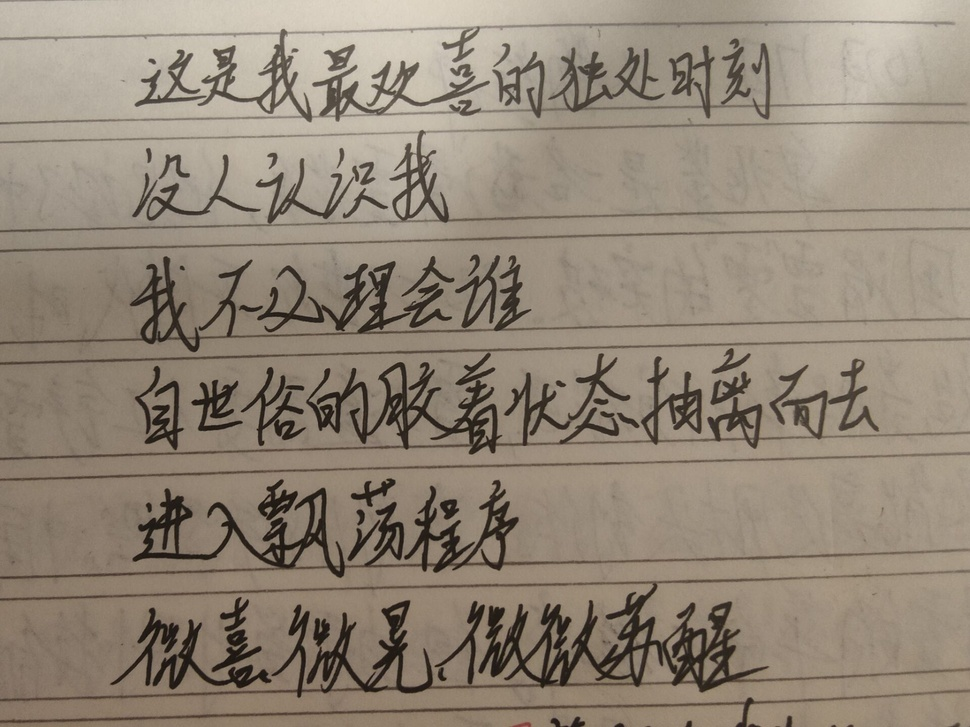
#> input picture FontImage/Multiword/Image1.jpg, 970 x 727 px, shrunk from 1920 x 1440 before the run
$ python ClassifyTemp.py
#> lines starting #> are read from the running program, lines starting #| are printed output that depends on the picture; after the words box and inside, x2 and y2 are one past the last pixel; in counts of white or black regions, pixels touching at a corner belong together
import os
import cv2
import numpy as np

img = cv2.imread("FontImage/Multiword/Image1.jpg")
#> img is the input picture: shape (727, 970, 3); mean B, G, R 119.4, 134.5, 146.8
gray_img = cv2.cvtColor(img, cv2.COLOR_BGR2GRAY)
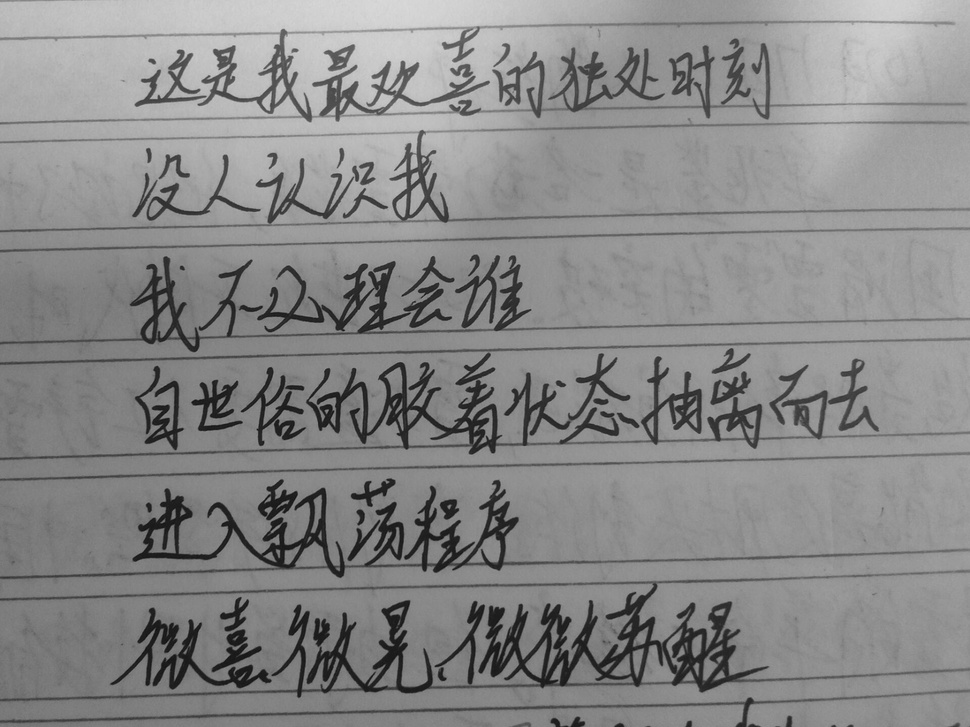
#> gray_img: shape (727, 970); min 15, max 217, mean 136.5
threshold_img = cv2.threshold(gray_img, 60, 40, cv2.THRESH_BINARY_INV)[1]
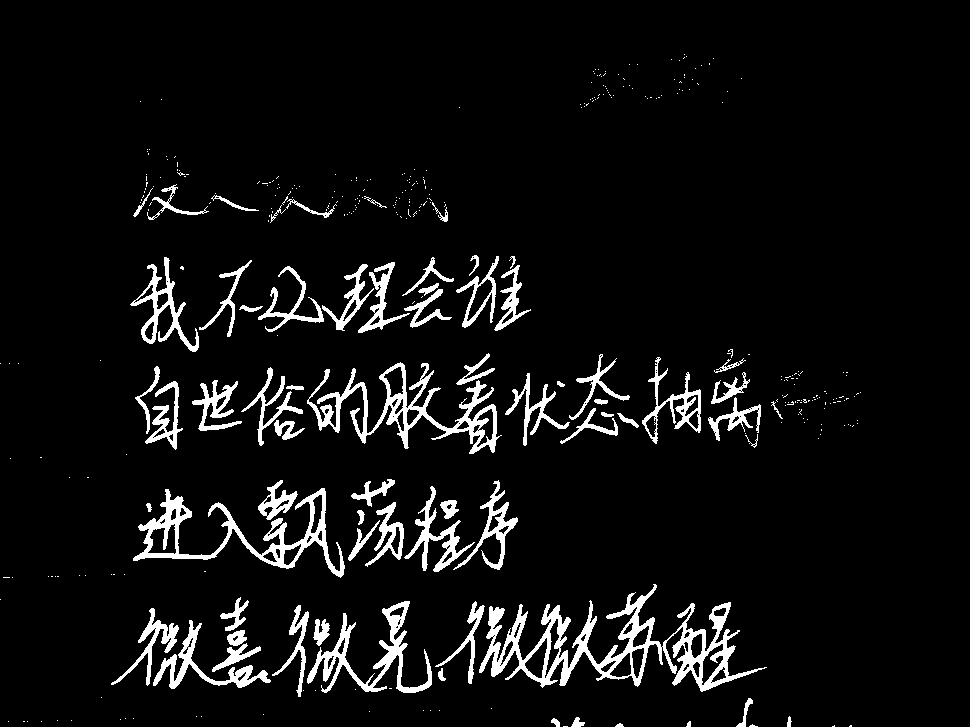
#> threshold_img: shape (727, 970); values 0 (black) and 40 (white), 6.3% white; 383 white regions (315 under 20 px), largest, box (x1, y1, x2, y2) and area: (479, 584, 767, 692) 7710, (307, 362, 502, 454) 4200, (133, 488, 345, 578) 3881

sp = img.shape
#> sp = (727, 970, 3)
t = 0
gray_value_x = np.sum(threshold_img // 255, axis=1)
#> gray_value_x = 727 values from 0 to 0
text_rect_x = []
for i in range(len(gray_value_x)):
    if gray_value_x[i] > 10:
        if not text_rect_x or i - text_rect_x[-1][1] > 5:
            text_rect_x.append([i - 1, i + 1])
        else:
            text_rect_x[-1][1] = i + 1
#> after the loop, text_rect_x = []

kernel = cv2.getStructuringElement(cv2.MORPH_RECT, (13, 3))
dilate_img = cv2.dilate(threshold_img, kernel)
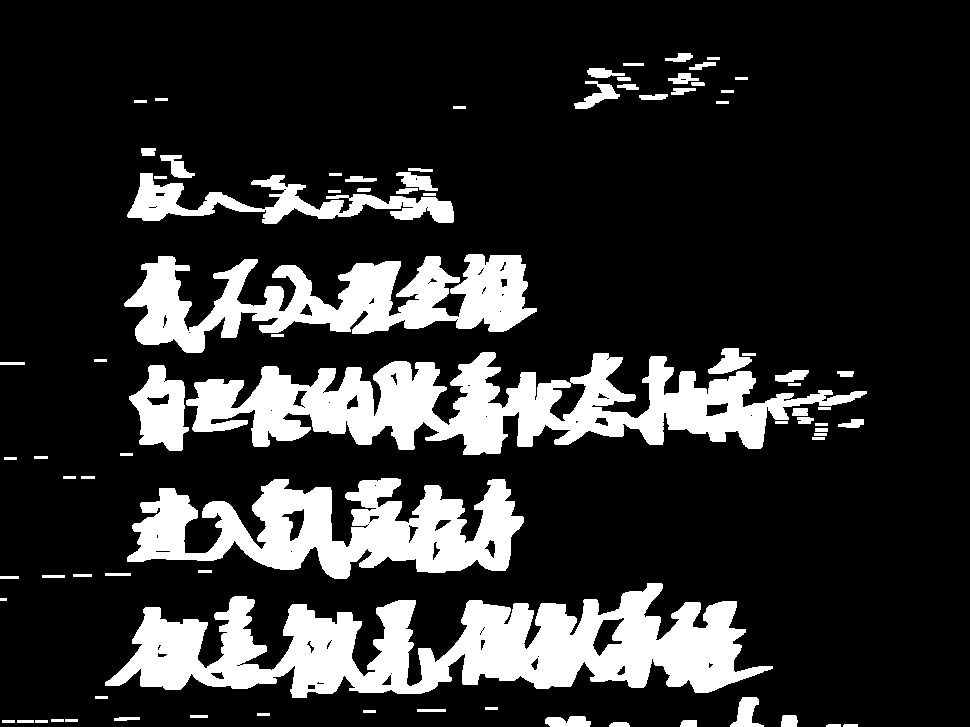
#> dilate_img: shape (727, 970); values 0 (black) and 40 (white), 18.4% white; 82 white regions, largest, box (x1, y1, x2, y2) and area: (105, 583, 773, 698) 38648, (186, 352, 867, 455) 32198, (127, 478, 524, 579) 22014

text_rect = []
for rect in text_rect_x:
    cropImg = dilate_img[rect[0]:rect[1], 0:sp[1]]
    gray_value_y = np.sum(cropImg // 255, axis=0)
    text_rect_y = []
    for i in range(len(gray_value_y)):
        if gray_value_y[i] > 2:
            if not text_rect_y or i - text_rect_y[-1][1] > 5:
                text_rect_y.append([i - 1, i + 1])
            else:
                text_rect_y[-1][1] = i + 1
    for rect_y in text_rect_y:
        text_rect.append([rect[0], rect[1], rect_y[0], rect_y[1]])
        a = abs(rect[0])
        b = abs(rect[1])
        c = abs(rect_y[0])
        d = abs(rect_y[1])
        cropImg_rect = img[a:b, c:d]

        t += 1
        filename = f"FontImage/Temp/Image{t}.jpg"
        while os.path.exists(filename):
            t += 1
            filename = f"FontImage/Temp/Image{t}.jpg"
        cv2.imwrite(filename, cropImg_rect)
#> this loop made 0 passes
#> after the loop, t = 0; text_rect = []

for rect in text_rect:
    img = cv2.rectangle(img, (rect[2], rect[0]), (rect[3], rect[1]), (255, 0, 0), thickness=2)

cv2.namedWindow("Image", 0)
cv2.imshow("Image", img)
cv2.waitKey(0)
cv2.destroyAllWindows()

$ run again, with FontImage/Multiword/Image10.jpg copied over FontImage/Multiword/Image1.jpg
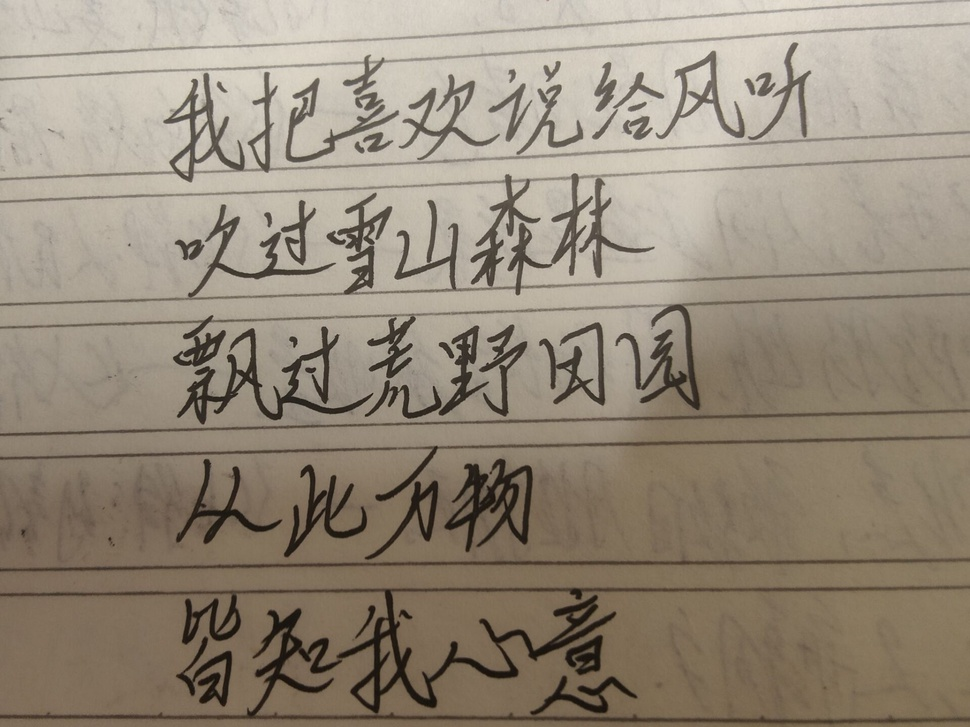
#> input picture FontImage/Multiword/Image10.jpg, 970 x 727 px, shrunk from 1920 x 1440 before the run
#> img is the input picture: shape (727, 970, 3); mean B, G, R 122.8, 138.7, 150.1
#> `threshold_img = cv2.threshold(gray_img, 60, 40, cv2.THRESH_BINARY_INV)..`:
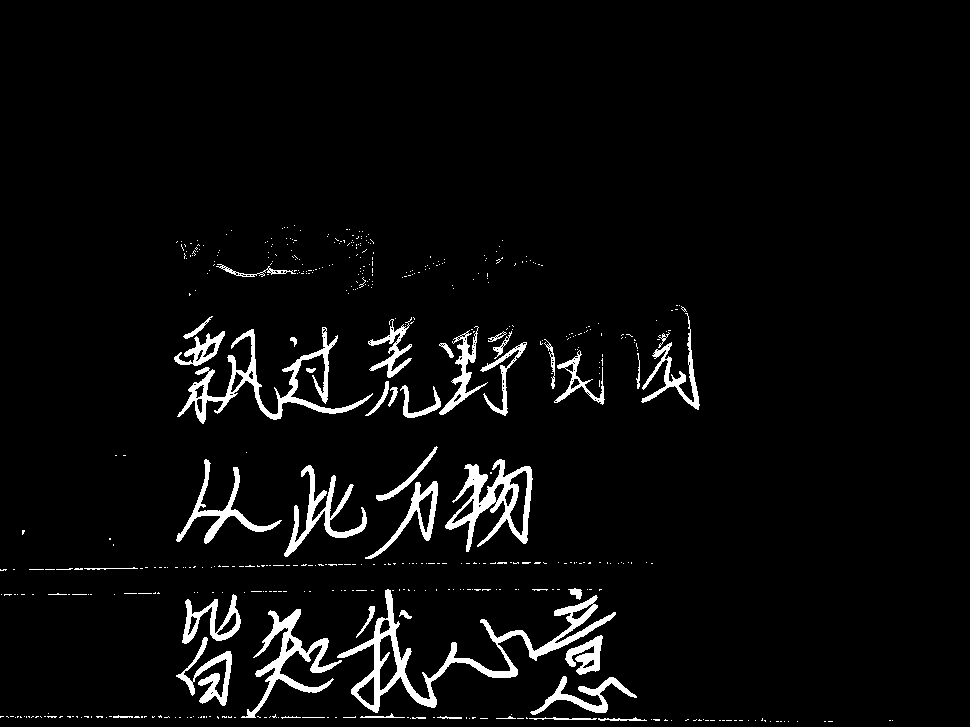
#> threshold_img: shape (727, 970); values 0 (black) and 40 (white), 4.3% white; 523 white regions (477 under 20 px), largest, box (x1, y1, x2, y2) and area: (337, 589, 616, 713) 4856, (177, 327, 373, 424) 3187, (445, 459, 533, 552) 2761
#> gray_value_x = 727 values from 0 to 0
#> after the loop `for i in range(len(gray_value_x)):`: text_rect_x = []
#> `dilate_img = cv2.dilate(threshold_img, kernel)`:
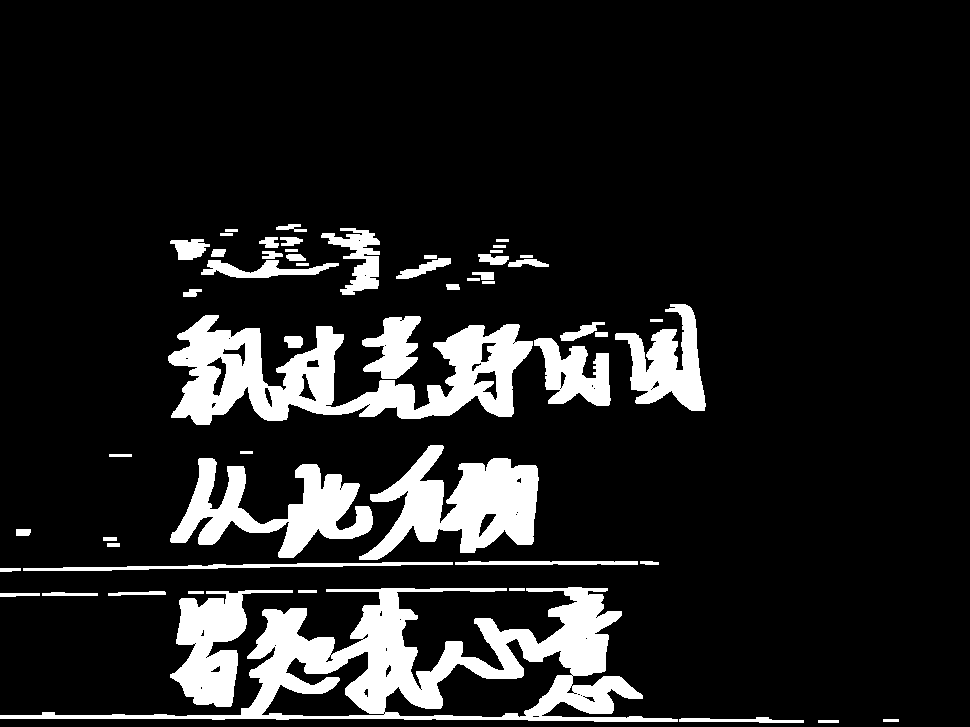
#> dilate_img: shape (727, 970); values 0 (black) and 40 (white), 12.7% white; 56 white regions, largest, box (x1, y1, x2, y2) and area: (0, 587, 678, 722) 25486, (168, 315, 533, 425) 18234, (359, 445, 539, 560) 10492
#> after the loop `for rect in text_rect_x:`: t = 0; text_rect = []

$ run again, with FontImage/Multiword/Image2.jpg copied over FontImage/Multiword/Image1.jpg
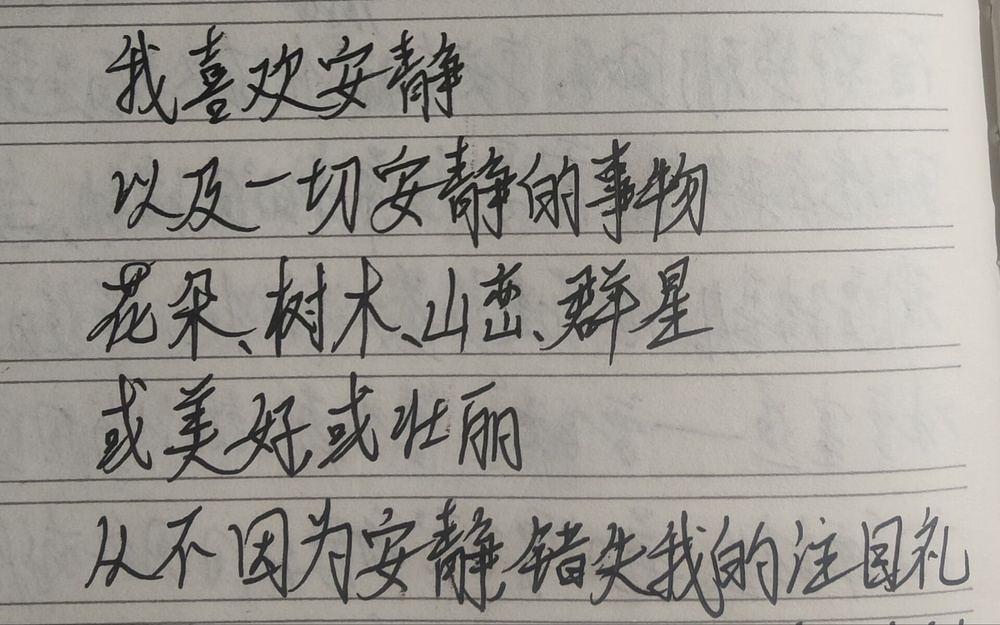
#> input picture FontImage/Multiword/Image2.jpg, 1000 x 625 px, shrunk from 1920 x 1200 before the run
#> img is the input picture: shape (625, 1000, 3); mean B, G, R 147.3, 153.5, 156.5
#> `threshold_img = cv2.threshold(gray_img, 60, 40, cv2.THRESH_BINARY_INV)..`:
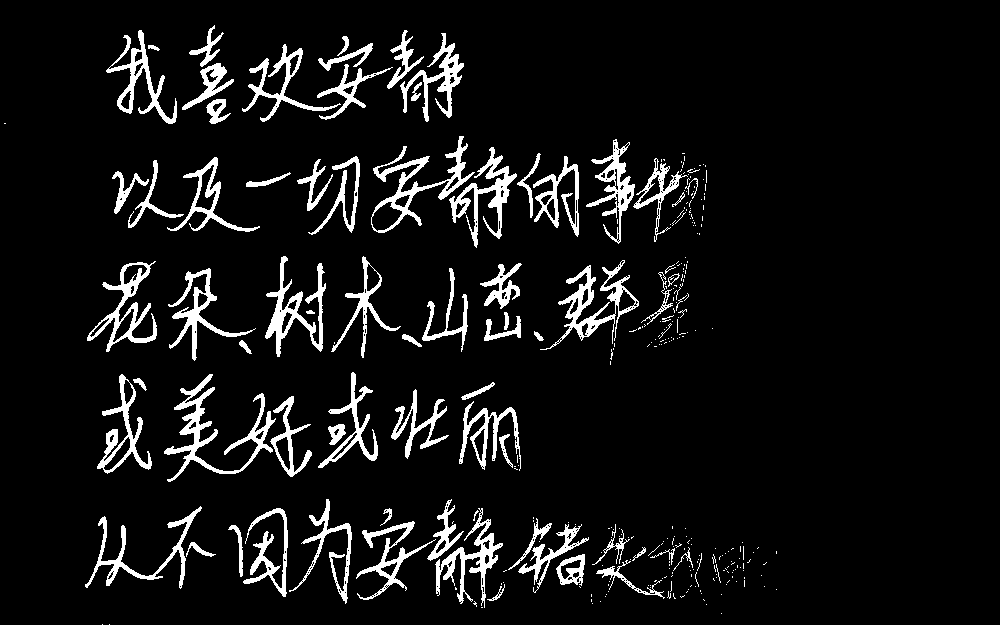
#> threshold_img: shape (625, 1000); values 0 (black) and 40 (white), 7.4% white; 318 white regions (243 under 20 px), largest, box (x1, y1, x2, y2) and area: (164, 374, 276, 482) 2324, (371, 136, 475, 233) 1925, (540, 260, 639, 350) 1896
#> gray_value_x = 625 values from 0 to 0
#> after the loop `for i in range(len(gray_value_x)):`: text_rect_x = []
#> `dilate_img = cv2.dilate(threshold_img, kernel)`:
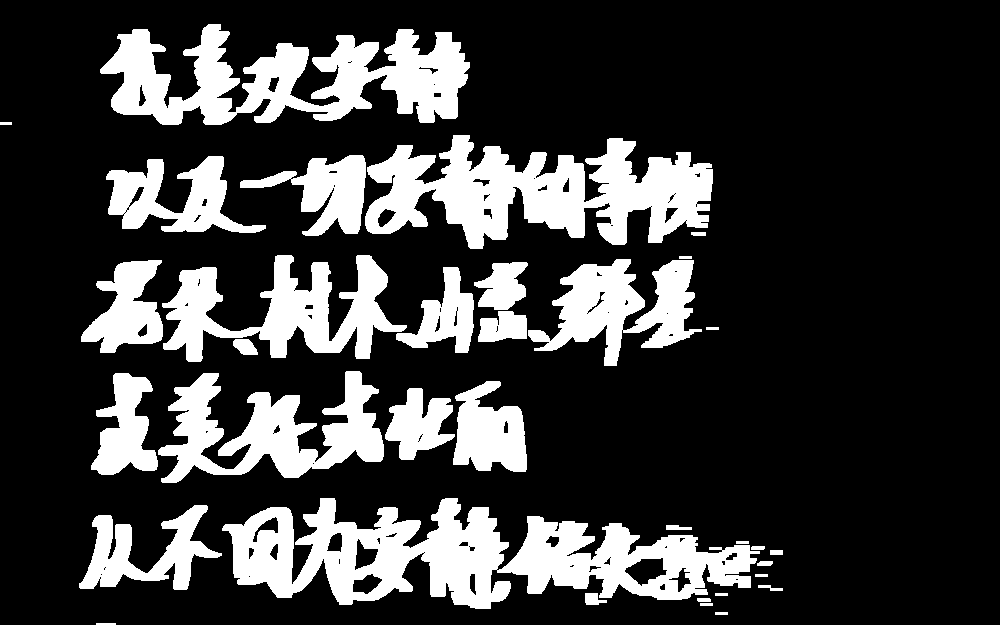
#> dilate_img: shape (625, 1000); values 0 (black) and 40 (white), 22.9% white; 34 white regions, largest, box (x1, y1, x2, y2) and area: (222, 498, 760, 609) 29532, (365, 135, 713, 249) 21955, (100, 24, 470, 125) 19832
#> after the loop `for rect in text_rect_x:`: t = 0; text_rect = []

$ run again, with FontImage/Multiword/Image3.jpg copied over FontImage/Multiword/Image1.jpg
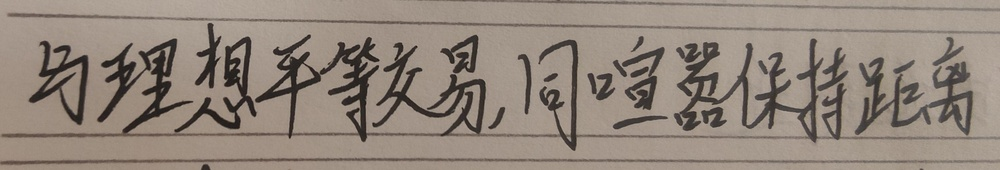
#> input picture FontImage/Multiword/Image3.jpg, 1000 x 170 px, shrunk from 3708 x 631 before the run
#> img is the input picture: shape (170, 1000, 3); mean B, G, R 122.7, 133.4, 145.8
#> `threshold_img = cv2.threshold(gray_img, 60, 40, cv2.THRESH_BINARY_INV)..`:
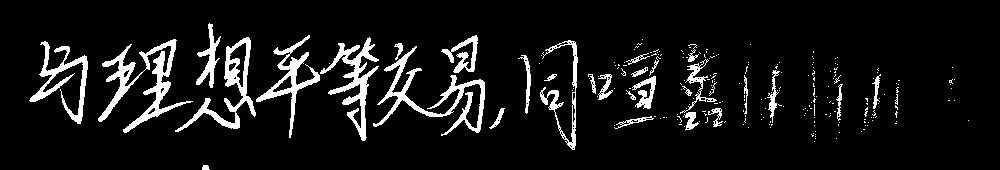
#> threshold_img: shape (170, 1000); values 0 (black) and 40 (white), 8.4% white; 232 white regions (200 under 20 px), largest, box (x1, y1, x2, y2) and area: (98, 39, 193, 133) 2102, (373, 46, 485, 136) 1860, (320, 37, 379, 141) 1538
#> gray_value_x = 170 values from 0 to 0
#> after the loop `for i in range(len(gray_value_x)):`: text_rect_x = []
#> `dilate_img = cv2.dilate(threshold_img, kernel)`:
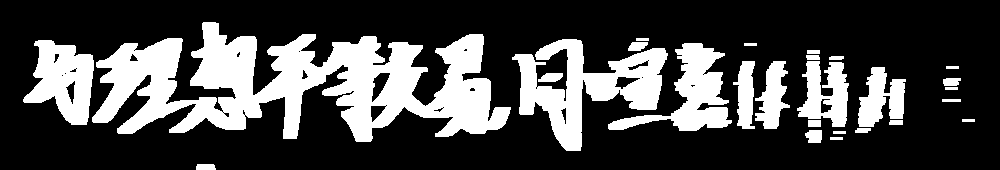
#> dilate_img: shape (170, 1000); values 0 (black) and 40 (white), 27.9% white; 27 white regions, largest, box (x1, y1, x2, y2) and area: (92, 22, 511, 142) 24890, (512, 39, 668, 151) 7289, (608, 43, 732, 131) 3956
#> after the loop `for rect in text_rect_x:`: t = 0; text_rect = []
